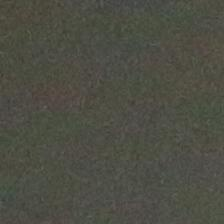
#> input picture 07-MachineLearning_revamp/CapstoneProject/Bird/train/100_0.JPG, 224 x 224 px; its folder holds only this picture in this run
$ jupyter execute '02-Creating DataFrame.ipynb'   (shell and % lines are left out)   (older library calls are emulated)
#> lines starting #> are read from the running program, lines starting #| are printed output that depends on the picture; after the words box and inside, x2 and y2 are one past the last pixel; in counts of white or black regions, pixels touching at a corner belong together
[cell 1]
import numpy as np
import cv2
import matplotlib.pyplot as plt
import seaborn as sns
from PIL import Image
from math import atan
import math
from glob import glob
import re
import pandas as pd

|Index|FileName|cov_sobel|cov_thresh|corr_sobel|corr_thresh|angle_max|bird|
|-----|--------|---------|----------|----------|-----------|---------|----|

    Step-1: Read image
    Step-2: Image Gradients
    Step-3: Computer Cov(sobel), Cov(thresh)
    Step-4: Angle
    Step-5: Bird- yes =0, no=0

[cell 2]
def features(image):
    # Step -1 : Extracted non zero values
    x,y = np.nonzero(image)
    # Step -2 : Compute covariance, eigen values and eigen vectos
    cov = np.cov(x,y)
    try:

        evals, evecs = np.linalg.eig(cov)
        # step -4 : Computing correlation
        corr = np.corrcoef(x,y)

        # Step -3: selecting maximum pca variance
        pca_max = np.argmax(evals)
        # Step -4: Angle
        evec = evecs[:,pca_max]
        angle = atan(evec[1]/evec[0])
    except:
        return 0.0, 0.0, 0.0

    return cov[0][1], corr[0][1], angle*180/math.pi

[cell 3]
path = glob('./train/*.JPG')
tot = len(path)

[cell 4]
for i in range(len(path)):
    img = Image.open(path[i]) # open image
#> img is the input picture: PIL image 224x224 RGB; mean R, G, B 77.3, 77.7, 67.5
    img = np.array(img) # convert into array
    blur = cv2.GaussianBlur(img,(5,5),0) # Apply gaussian blur
    gray = cv2.cvtColor(blur,cv2.COLOR_RGB2GRAY) # convert into grayscale
    sobelx = cv2.Sobel(gray,cv2.CV_64F,1,0,ksize=5) # sobel x
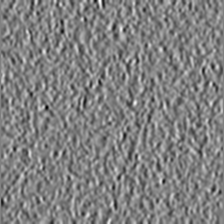
#> sobelx: shape (224, 224) float64; min -554, max 544, mean 2.5; drawn with min black and max white
    sobely = cv2.Sobel(gray,cv2.CV_64F,0,1,ksize=5) # sobel y
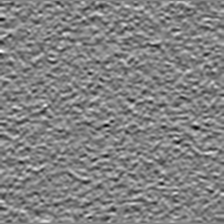
#> sobely: shape (224, 224) float64; min -556, max 532, mean 1.4; drawn with min black and max white
    sobel = cv2.addWeighted(sobelx,0.5,sobely,0.5,0) # sobel = sobel x + sobel y
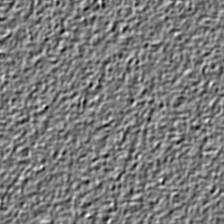
#> sobel: shape (224, 224) float64; min -336, max 367, mean 1.9; drawn with min black and max white
    sobel_ = np.maximum(sobel,50) # threshold the value to 50
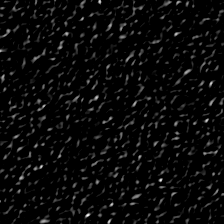
#> sobel_: shape (224, 224) float64; min 50, max 367, mean 62.4; drawn with min black and max white
    sobel_[sobel_==50]=0 # collect those values
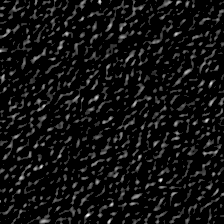
#> sobel_: shape (224, 224) float64; min 0, max 367, mean 25.4; drawn with min black and max white
    _, thresh = cv2.threshold(sobel_,200,255,cv2.THRESH_BINARY) # apply threshold to sobel
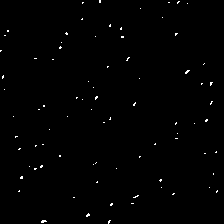
#> thresh: shape (224, 224) float64; 0.6% white in thin lines or dots

    cov_sobel, corr_sobel, angle_sobel = features(sobel_)
#> in features, `x,y = np.nonzero(image)`: x = 13039 values from 0 to 223; y = 13039 values, max 223 at index 126, min 0 at index 420, mean 111.4
#> in features, `cov = np.cov(x,y)`: cov = [[4184.1, 72.96], [72.96, 4121.4]]
#> in features, `evals, evecs = np.linalg.eig(cov)`: evals = [4232.1, 4073.3]; evecs = [[0.835, -0.55], [0.55, 0.835]]
#> in features, `corr = np.corrcoef(x,y)`: corr = [[1, 0.0176], [0.0176, 1]]
#> in features, `pca_max = np.argmax(evals)`: pca_max = 0
#> in features, `evec = evecs[:,pca_max]`: evec = [0.835, 0.55]
#> in features, `angle = atan(evec[1]/evec[0])`: angle = 0.582
#> cov_sobel = 72.96; corr_sobel = 0.0176; angle_sobel = 33.37
    cov_thresh, corr_thresh, angle_thresh = features(thresh)
#> cov_thresh = -441.3; corr_thresh = -0.102; angle_thresh = -31.53

    data = {'FileName':path[i],'cov_sobel':cov_sobel,'cov_thresh':cov_thresh,
           'corr_sobel':corr_sobel,'corr_thresh':corr_thresh,
            'angle_sobel':angle_sobel,'angle_thresh':angle_thresh,
           'bird':re.search('_(.*).JPG',path[i]).group(1)}
#> data = {'FileName': './train/100_0.JPG', 'cov_sobel': 72.96, 'cov_thresh': -441.3, 'corr_sobel': 0.0176, 'corr_thresh': -0.102, 'angle_sobel': 33.37, 'angle_thresh': -31.53, 'bird': '0'}

    df_temp = pd.DataFrame(data=data,index=[i])
#> df_temp = table of 1 rows and 8 columns
    try:
        df = pd.concat((df,df_temp),ignore_index=True)
    except:
        df = df_temp
#> df = table of 1 rows and 8 columns
    print('INFO: innomatics:{}/{} Featues of {} appended sucessfully into dataframe'.format(i+1,tot,path[i]))

[cell 5]
df.head()
#> Out = table of 1 rows and 8 columns

$ run again, on 07-MachineLearning_revamp/CapstoneProject/Bird/train/12_1.JPG
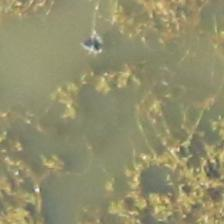
#> input picture 07-MachineLearning_revamp/CapstoneProject/Bird/train/12_1.JPG, 224 x 224 px
#> img is the input picture: PIL image 224x224 RGB; mean R, G, B 146.2, 143.2, 107.6
#> `sobel = cv2.addWeighted(sobelx,0.5,sobely,0.5,0)`:
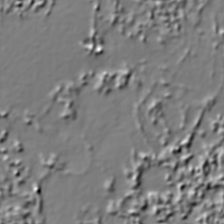
#> sobel: shape (224, 224) float64; min -1758, max 1805, mean -2.2; drawn with min black and max white
#> `_, thresh = cv2.threshold(sobel_,200,255,cv2.THRESH_BINARY)`:
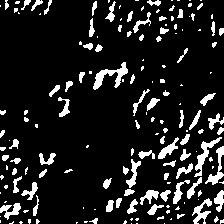
#> thresh: shape (224, 224) float64; 12.4% white; 168 white regions (90 under 20 px), largest, box (x1, y1, x2, y2) and area: (93, 62, 128, 90) 340, (194, 137, 222, 177) 276, (205, 146, 224, 185) 229
#> x = 15214 values from 0 to 223; y = 15214 values, max 223 at index 1226, min 0 at index 85, mean 123.7
#> cov = [[4604.5, -264.1], [-264.1, 4267.5]]
#> evals = [4749.3, 4122.7]; evecs = [[0.877, 0.481], [-0.481, 0.877]]
#> corr = [[1, -0.0596], [-0.0596, 1]]
#> pca_max = 0
#> evec = [0.877, -0.481]
#> angle = -0.502
#> cov_sobel = -264.1; corr_sobel = -0.0596; angle_sobel = -28.74
#> cov_thresh = 291.5; corr_thresh = 0.0657; angle_thresh = 35.99
#> data = {'FileName': './train/12_1.JPG', 'cov_sobel': -264.1, 'cov_thresh': 291.5, 'corr_sobel': -0.0596, 'corr_thresh': 0.0657, 'angle_sobel': -28.74, 'angle_thresh': 35.99, 'bird': '1'}
#> df_temp = table of 1 rows and 8 columns

$ run again, on 07-MachineLearning_revamp/CapstoneProject/Bird/train/100_1.JPG
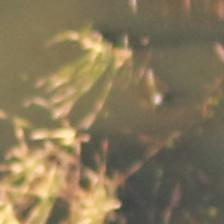
#> input picture 07-MachineLearning_revamp/CapstoneProject/Bird/train/100_1.JPG, 224 x 224 px
#> img is the input picture: PIL image 224x224 RGB; mean R, G, B 134.1, 118.8, 88.8
#> `sobel = cv2.addWeighted(sobelx,0.5,sobely,0.5,0)`:
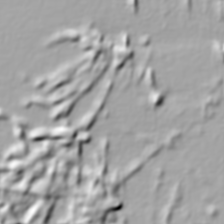
#> sobel: shape (224, 224) float64; min -2477, max 1378, mean -5.8; drawn with min black and max white
#> `_, thresh = cv2.threshold(sobel_,200,255,cv2.THRESH_BINARY)`:
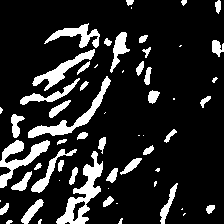
#> thresh: shape (224, 224) float64; 15.5% white; 60 white regions (19 under 20 px), largest, box (x1, y1, x2, y2) and area: (56, 151, 103, 224) 1086, (28, 76, 111, 138) 828, (0, 140, 50, 188) 807
#> x = 15248 values from 0 to 223; y = 15248 values, max 223 at index 77, min 0 at index 924, mean 102.7
#> cov = [[3809.4, -664.8], [-664.8, 3744.4]]
#> evals = [4442.5, 3111.3]; evecs = [[0.724, 0.69], [-0.69, 0.724]]
#> corr = [[1, -0.176], [-0.176, 1]]
#> pca_max = 0
#> evec = [0.724, -0.69]
#> angle = -0.761
#> cov_sobel = -664.8; corr_sobel = -0.176; angle_sobel = -43.6
#> cov_thresh = -782.7; corr_thresh = -0.263; angle_thresh = -29.38
#> data = {'FileName': './train/100_1.JPG', 'cov_sobel': -664.8, 'cov_thresh': -782.7, 'corr_sobel': -0.176, 'corr_thresh': -0.263, 'angle_sobel': -43.6, 'angle_thresh': -29.38, 'bird': '1'}
#> df_temp = table of 1 rows and 8 columns
